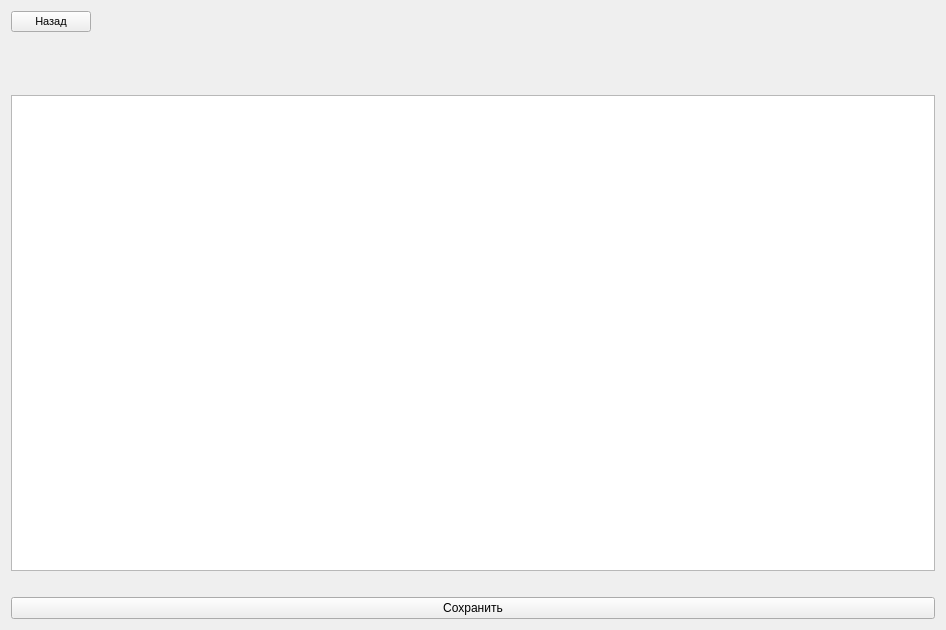
<?xml version="1.0" encoding="UTF-8"?>
<ui version="4.0">
 <class>Film</class>
 <widget class="QWidget" name="Film">
  <property name="geometry">
   <rect>
    <x>0</x>
    <y>0</y>
    <width>946</width>
    <height>630</height>
   </rect>
  </property>
  <property name="windowTitle">
   <string>Form</string>
  </property>
  <layout class="QGridLayout" name="gridLayout">
   <item row="6" column="0">
    <widget class="QPushButton" name="SaveButton">
     <property name="text">
      <string>Сохранить</string>
     </property>
    </widget>
   </item>
   <item row="2" column="0">
    <spacer name="horizontalSpacer_2">
     <property name="orientation">
      <enum>Qt::Horizontal</enum>
     </property>
     <property name="sizeHint" stdset="0">
      <size>
       <width>40</width>
       <height>20</height>
      </size>
     </property>
    </spacer>
   </item>
   <item row="5" column="0">
    <spacer name="horizontalSpacer">
     <property name="orientation">
      <enum>Qt::Horizontal</enum>
     </property>
     <property name="sizeHint" stdset="0">
      <size>
       <width>40</width>
       <height>20</height>
      </size>
     </property>
    </spacer>
   </item>
   <item row="4" column="0">
    <widget class="QTextEdit" name="textEdit">
     <property name="font">
      <font>
       <pointsize>14</pointsize>
      </font>
     </property>
    </widget>
   </item>
   <item row="1" column="0">
    <widget class="QLabel" name="nameLabel">
     <property name="font">
      <font>
       <pointsize>20</pointsize>
      </font>
     </property>
     <property name="text">
      <string/>
     </property>
     <property name="alignment">
      <set>Qt::AlignCenter</set>
     </property>
    </widget>
   </item>
   <item row="0" column="0">
    <widget class="QPushButton" name="BackButton">
     <property name="sizePolicy">
      <sizepolicy hsizetype="Fixed" vsizetype="Fixed">
       <horstretch>0</horstretch>
       <verstretch>0</verstretch>
      </sizepolicy>
     </property>
     <property name="font">
      <font>
       <pointsize>8</pointsize>
      </font>
     </property>
     <property name="text">
      <string>Назад</string>
     </property>
    </widget>
   </item>
  </layout>
 </widget>
 <resources/>
 <connections/>
</ui>
